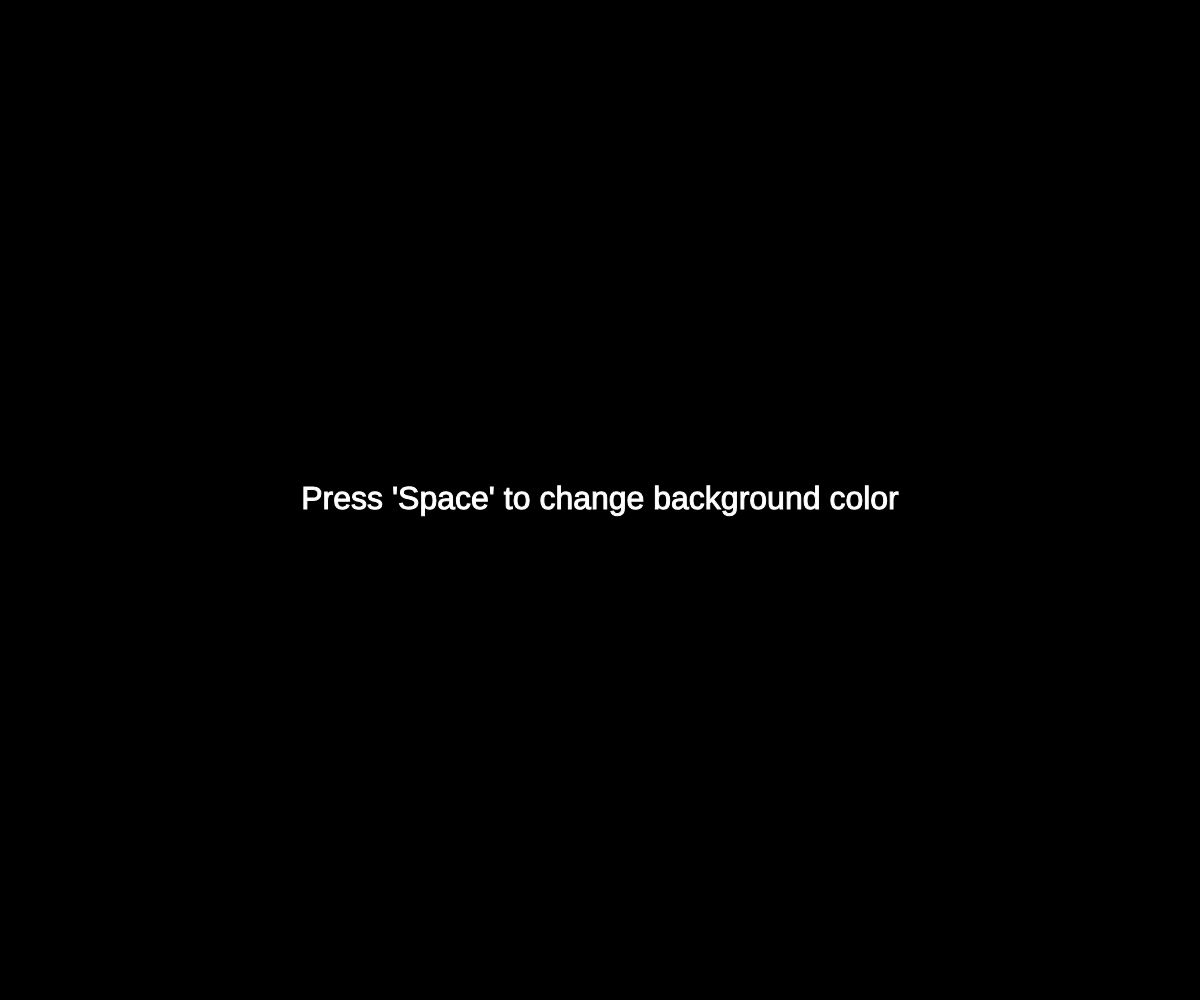
Frame 1 (no input)
Frame 60 (no input): identical to frame 1, image omitted
Frame 120 (the mouse pressed at the canvas centre since frame 60): identical to frame 1, image omitted

The p5.js sketch that drew this single still picture (run headless with seeded random() and noise() and a simulated clock; from frame 60 on, the mouse is pressed at the canvas centre):

// p5.js sketch
// ── sketch.js
let x = 0;
let y = 0;
let w = 100;
function setup() {
  createCanvas(window.innerWidth, window.innerHeight);
  
}

function draw() {
  
  background(0);
  stroke(255);
  fill(255);
  //strokeWeight(4);
  textAlign(CENTER, CENTER);
  textSize(32);
  text("Press 'Space' to change background color", width/2, height/2);
  if (keyIsPressed) {
    if (key == " ") {
      background(random(255), random(255), random(255));
    }
  }
}
